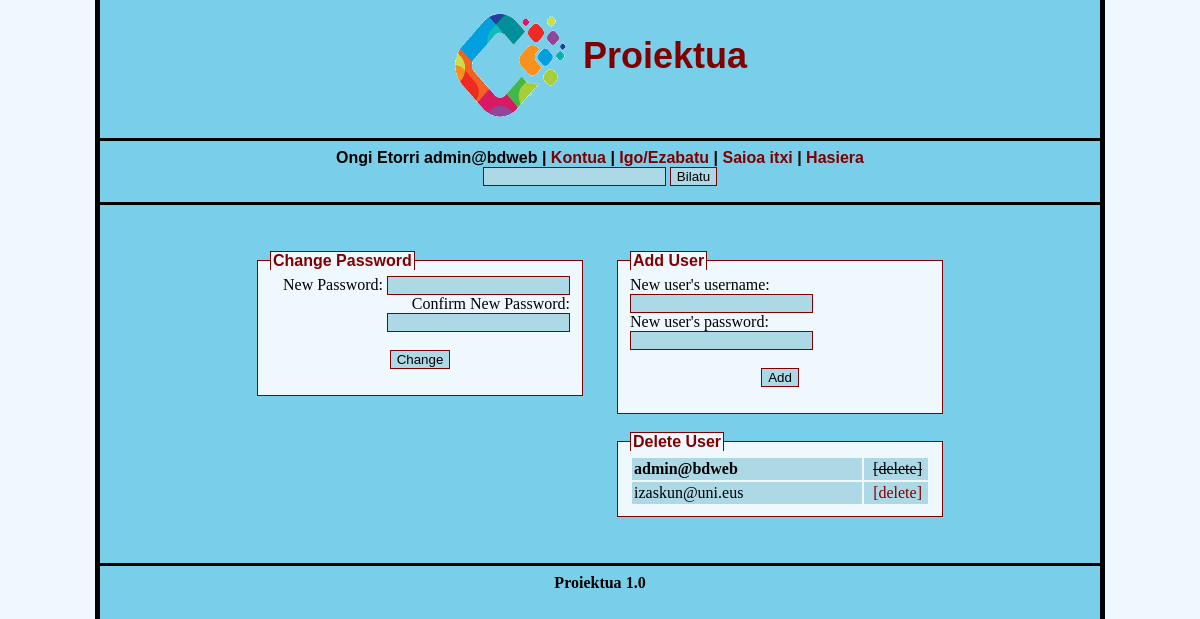
The app's page /index.php?action=account (signed in) with its own data.
### tables this page shows
CREATE TABLE `users` (
  `id` mediumint(9) NOT NULL,
  `username` varchar(30) NOT NULL,
  `password` varchar(60) NOT NULL,
  `izena` varchar(30) NOT NULL,
  `abizena` varchar(60) NOT NULL,
  `hiria` varchar(60) NOT NULL,
  `lurraldea` varchar(60) NOT NULL,
  `herrialdea` varchar(30) NOT NULL,
  `postakodea` int(5) NOT NULL,
  `telefonoa` int(9) NOT NULL,
  `irudia` varchar(60) NULL
);

### web/includes/account.php (the view, shortened to what this page needs)
<?php
if(isset($_GET['changepass'])){
  if($_POST['newpass'] != $_POST['confnewpass']){
    header("Location: ".$_SERVER['PHP_SELF']."?action=account");
  }else{
    $user_id = $_SESSION['user_id'];
    $newpass = htmlspecialchars($_POST['newpass']);
    if (strlen($newpass) < 8) {
      exit("Pasahitzak 8 karaktere izan behar ditu gutxienez.");
    }
    $newpass = password_hash($_POST['newpass'], PASSWORD_DEFAULT);
    $stmt = $conx->prepare("UPDATE users SET password=? WHERE id=?");
    $stmt->bind_param("ss", $newpass, $user_id);
    $stmt->execute();
    session_destroy();
    header("Location: ".$_SERVER['PHP_SELF']);
  }
}
else{
  ?>
  <div align=center>
    <table width=1000 cellpadding=10 cellspacing=10>
        <tr>
            <td valign=top align=right>
                <fieldset style=width:300;>
                <legend><b>Change Password</b></legend>
                <form action=<?php echo $_SERVER['PHP_SELF']."?action=account&changepass=1"; ?> method=POST>
                    New Password: <input type=password name=newpass><br>
                    Confirm New Password: <input type=password name=confnewpass><br>
                    <br><div align=center><input type=submit value=Change></div>
                </form>
                </fieldset>
            </td>
            <?php
            if ($_SESSION['username']=='admin@bdweb')
            {
            ?>
            <td valign=top align=left>
                <fieldset style=width:300;>
                <legend><b>Add User</b></legend>
                <form action=<?php echo $_SERVER['PHP_SELF']."?action=account&adduser=1"; ?> method=POST>
                    New user's username: <input type=text name=newuser><br>
                    New user's password: <input type=password name=newuserpass><br>
                    <br><div align=center><input type=submit value=Add></div>
                </form>
                </fieldset><br>
                <fieldset style=width:300;>
                <legend><b>Delete User</b></legend>
                <table cellpadding=2 cellspacing=2 width=100%>
                    <?php
                        $users = mysqli_query($conx,"SELECT username FROM users");
                        while($user = mysqli_fetch_array($users)){
                            echo "<tr>";
                            echo "<td align=left class=box>";
                              if($user['username']==$_SESSION['username']){
                                echo "<b>".$user['username']."</b>";
                              }else{
                                echo $user['username'];
                              }
                            echo "</td>";
                            echo "<td align=right class=box width=60>";
                              if($user['username']==$_SESSION['username']){
                                echo "<del>[delete]</del>&nbsp;";
                              }else{
                                echo "<a href=".$_SERVER['PHP_SELF']."?action=account&deleteuser=".$user['username'].">[delete]</a>&nbsp;";
                              }
                            echo "</td>";
                            echo "</tr>";
                        }
                    ?>
                </table>
                </fieldset>
            </td>
                <?php
            }
                ?>
        </tr>
    </table>
  </div>
  <?php
}
?>

### web/style.css (style rules this page uses)
body { background: aliceblue url("background.png") center; background-repeat: repeat-y; margin: 0px; }
input { background-color: lightblue; color: black; border-style: solid; border-color: maroon; border-width: 1px; }
fieldset { background-color: aliceblue; border-color: maroon; border-style: solid; border-width: 1px; }
legend { font-family: arial; color: maroon; background-color: aliceblue; border-color: maroon; border-style: solid; border-width: 1px 1px 0px 1px; }
a { text-decoration: none; color: maroon; }
.box { border-width: 0px; background-color: lightblue; }

### records on screen
users: username "admin@bdweb", shows "[delete]"
users: username "izaskun@uni.eus"

### other values on screen
$enpresa "Proiektua"
$_SESSION['username'] "admin@bdweb"
$version "1.0"
